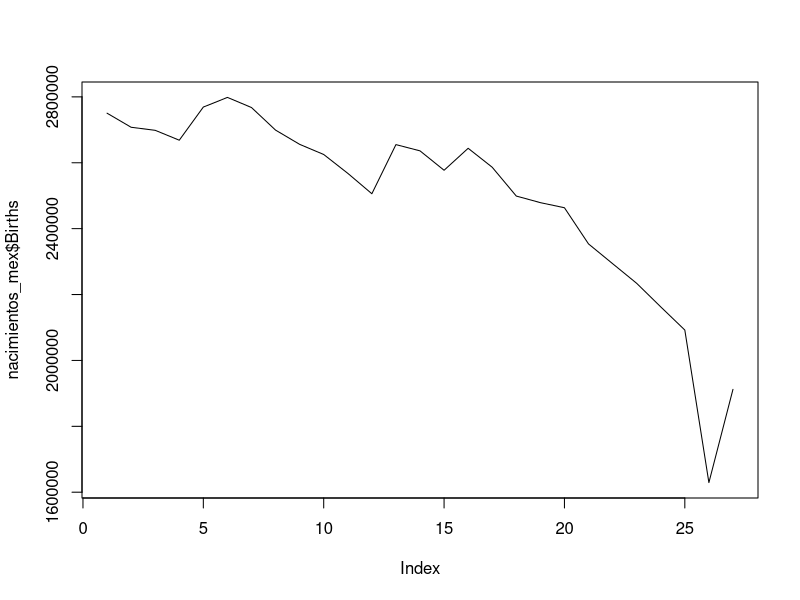
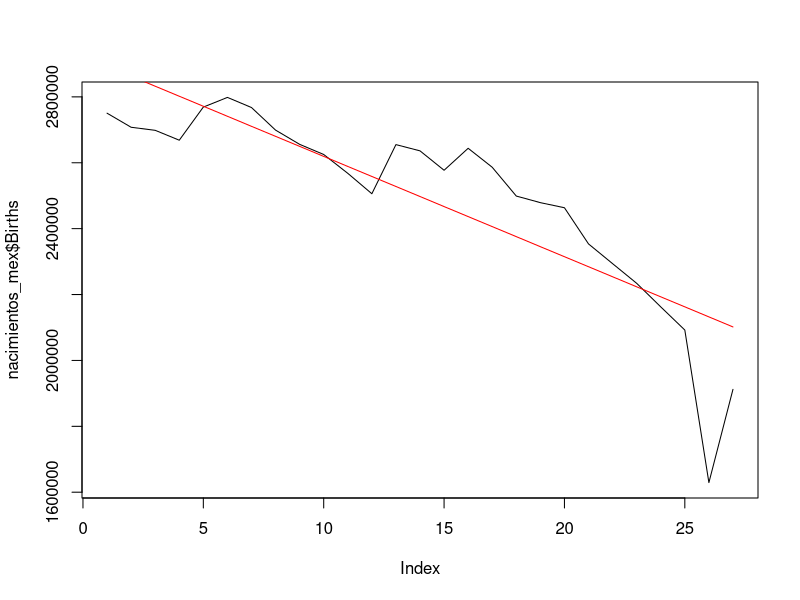
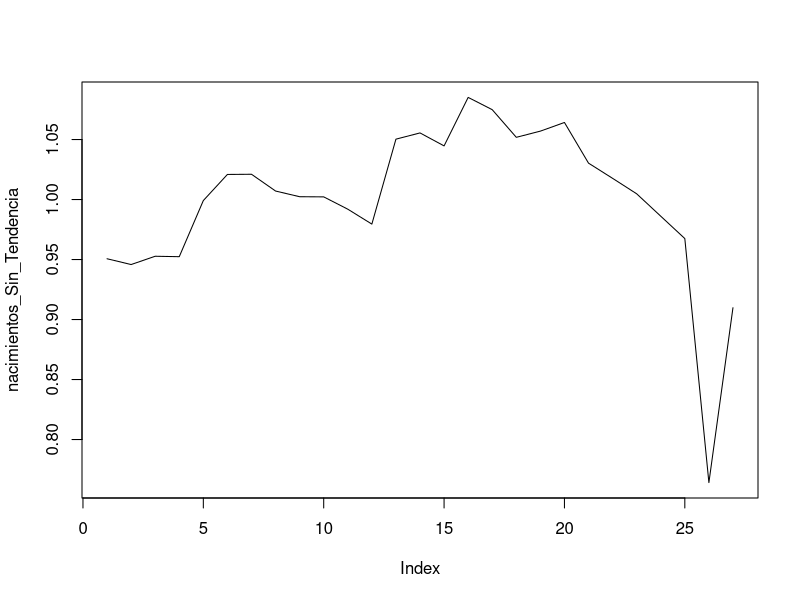
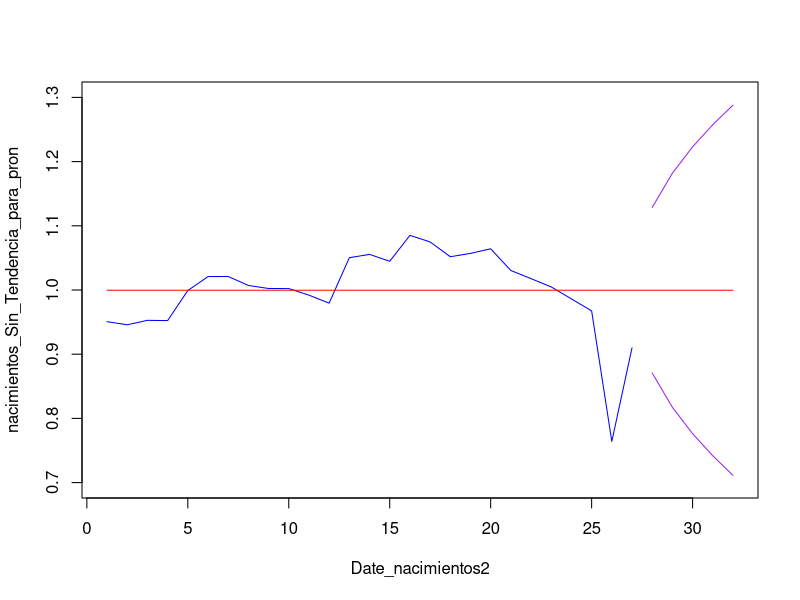
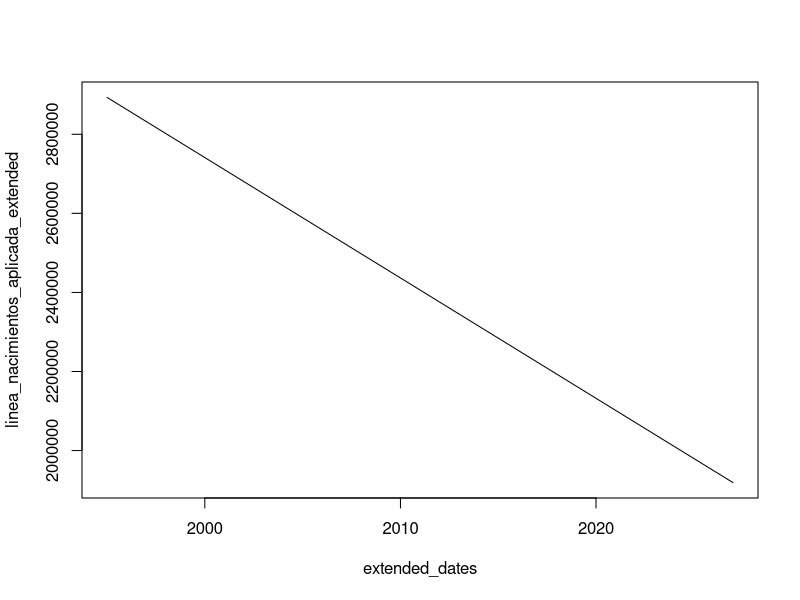
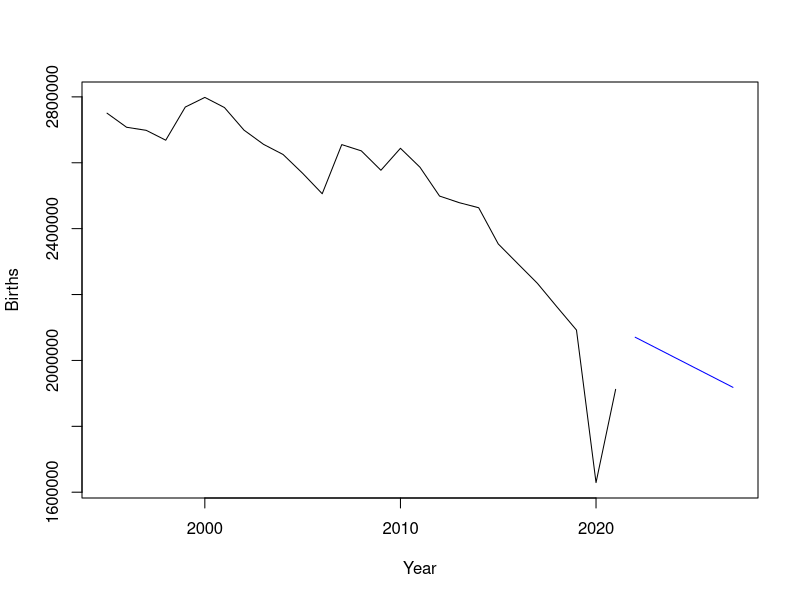
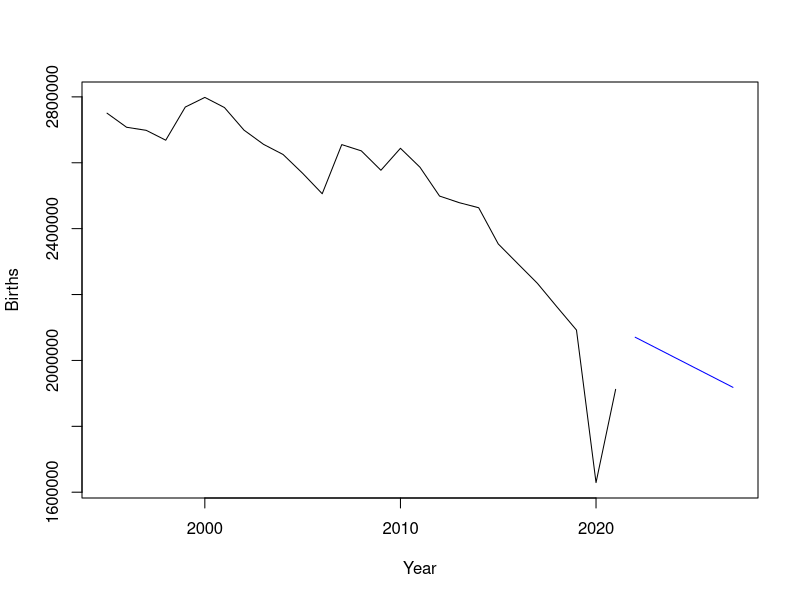

Source code (R) for these figures, in order:
## ---- chunk 1
knitr::opts_chunk$set(echo = TRUE)
## ---- chunk 2
install.packages("readxl")

library("readxl")


nacimientos_mex <-read_excel("Nacimientos_MEX1.xlsx")
## ---- chunk 3
head(nacimientos_mex)
summary(nacimientos_mex)
typeof(nacimientos_mex)
dim(nacimientos_mex)
## ---- chunk 4

plot(nacimientos_mex$Births,type="l")
## ---- chunk 5

linea_nacimientos<-lm(Births~Date, data=nacimientos_mex)
linea_nacimientos
## ---- chunk 6
linea_nacimientos_aplicada2 <- predict(linea_nacimientos, newdata = data.frame(Date = nacimientos_mex$Date))

linea_nacimientos_aplicada2

## ---- chunk 7
plot(nacimientos_mex$Births, type="l")
lines(linea_nacimientos_aplicada2, col = "red")
## ---- chunk 8
nacimientos_Sin_Tendencia<-nacimientos_mex$Births/linea_nacimientos_aplicada2

plot(nacimientos_Sin_Tendencia, type="l")
## ---- chunk 9
media_nacimientos_ST<-mean(nacimientos_Sin_Tendencia)
media_nacimientos_ST

## ---- chunk 10
Error_est_nacimientos<-nacimientos_Sin_Tendencia-media_nacimientos_ST
Error_est_nacimientos

sd_est_nacimientos<-sd(Error_est_nacimientos)
sd_est_nacimientos

## ---- chunk 11
tao<-c(1:5)
Lim_nacimientos<-2*sd_est_nacimientos*tao^.5
Lim_nacimientos
## ---- chunk 12
##Creamos un eje x que incluya a los 27 datos + 5 que se pronosticarán
Date_nacimientos2<-c(1:32)

nacimientos_Sin_Tendencia_para_pron<-c(nacimientos_Sin_Tendencia, rep(NA, times=5))
nacimientos_Sin_Tendencia_para_pron

estimacion_nacimientos <- rep(media_nacimientos_ST, times=32)
estimacion_nacimientos


LI_naci<-c(rep(NA, times=27), media_nacimientos_ST-Lim_nacimientos)
LI_naci

LS_naci<-c(rep(NA, times=27), media_nacimientos_ST+Lim_nacimientos)
LS_naci

plot(Date_nacimientos2, nacimientos_Sin_Tendencia_para_pron, type="l", ylim = c(0.7,1.3) ,col="Blue")

lines(estimacion_nacimientos, col="Red")
lines(LI_naci, col="Purple")
lines(LS_naci, col="Purple")

## ---- chunk 13
# create a new data set with 5 additional years
extended_dates <- seq(as.Date("1995-01-01"), as.Date("2027-01-01"), by = "year")
extended_nacimientos_mex <- data.frame(Date = extended_dates, 
                                       Births = rep(NA, length(extended_dates)))

extended_nacimientos_mex
## ---- chunk 14
# create a new data set with 5 additional years
extended_dates <- seq(as.Date("1995-01-01"), as.Date("2027-01-01"), by = "year")
extended_nacimientos_mex <- data.frame(Date = extended_dates, 
                                       Births = rep(NA, length(extended_dates)))

extended_nacimientos_mex
## ---- chunk 15
# copy the original data to the new data set
extended_nacimientos_mex$Births[1:length(nacimientos_mex$Births)] <- nacimientos_mex$Births
extended_nacimientos_mex

# fit the model with the extended data set
linea_nacimientos_extended <- lm(Births ~ Date, data = extended_nacimientos_mex)
linea_nacimientos_extended

## ---- chunk 16
# predict values for the extended date range
linea_nacimientos_aplicada_extended <- predict(linea_nacimientos_extended, 
                                                newdata = data.frame(Date = extended_dates))
linea_nacimientos_aplicada_extended

# plot the predicted values
plot(extended_dates, linea_nacimientos_aplicada_extended, type = "l")
## ---- chunk 17

##Creando el vector original + los valores a predecir como NAs
nacimientos_original_para_pron<-c(nacimientos_mex$Births, rep(NA, times=6))
nacimientos_original_para_pron
dim(nacimientos_original_para_pron)


Est_punt_nacimientos<-c(rep(NA, times=27), media_nacimientos_ST*linea_nacimientos_aplicada_extended[28:33])
Est_punt_nacimientos

# plot the original data and the predicted values together
plot(extended_dates, nacimientos_original_para_pron, type="l", xlab="Year", ylab="Births")
lines(extended_dates, Est_punt_nacimientos, col="blue")




## ---- chunk 18

LI_naci_ajustado<-c(rep(NA, times=27), LI_naci[28:33]*linea_nacimientos_aplicada_extended[28:33])
LI_naci_ajustado

LS_naci_ajustado<-c(rep(NA, times=27), LS_naci[28:33]*linea_nacimientos_aplicada_extended[28:33])
LS_naci_ajustado

# plot the original data and the predicted values together
plot(extended_dates, nacimientos_original_para_pron, type="l", xlab="Year", ylab="Births")
lines(extended_dates, Est_punt_nacimientos, col="blue")
lines(LI_naci_ajustado, col="purple")
lines(LS_naci_ajustado, col="purple")

